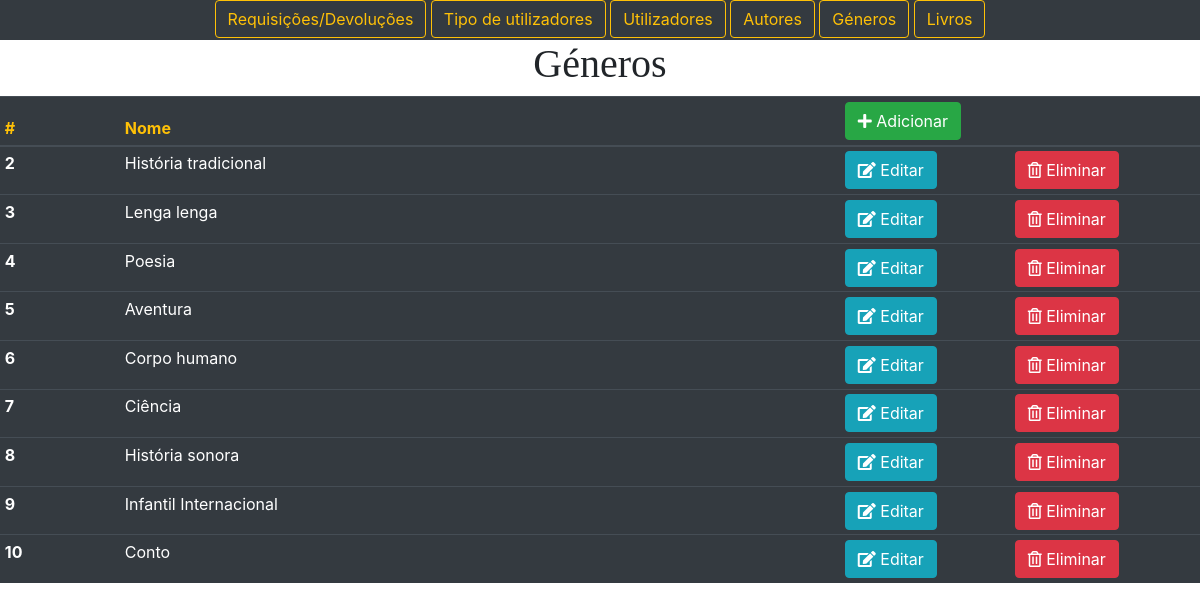
Screenshot of /admin/generos.php with the database file from the repository.
### tables this page shows
CREATE TABLE `06hugo_generos`  (
  `generoId` int(11) NOT NULL AUTO_INCREMENT,
  `generoNome` varchar(45) NOT NULL,
  PRIMARY KEY (`generoId`) USING BTREE
);

### admin/generos.php (the view)
<?php
include_once ("includes/body.inc.php");
drawTop();
?>
<section><h1 style="font-family: 'Agency FB'" align="center">Géneros</h1>
    <div class="table-responsive">
        <table class="table table-sm table-dark">
            <thead>
            <tr style="color: #ffc107">
                <th width="10%" scope="col">#</th>
                <th  width="60%" scope="col">Nome</th>
                <th width="30%"  colspan="2" scope="col">
                    <a href="novoGenero.php" class="btn btn-success"><span class="fas fa-plus"></span> Adicionar </a>
                </th>
            </tr>
            </thead>
            <tbody>
            <?php
            $sql="select * from 06hugo_generos";
            $res=mysqli_query($con,$sql);
            while($dados=mysqli_fetch_array($res)){
                echo"<tr>";
                echo"<th scope=\"row\">".$dados['generoId']."</th>";
                echo"<td>".$dados['generoNome']."</a></td>";
                echo"<td><a href=\"editaGenero.php?id=".$dados['generoId']."\" class=\"btn btn-info\"><span class=\"fas fa-edit\"></span> <span>Editar </span></a>     </td>";
                echo"<td><a href=\"apagaGenero.php?id=".$dados['generoId']."\" class=\"btn btn-danger\"><span class=\"far fa-trash-alt\"></span> <span>Eliminar </span></a></td>";
                echo"</tr>";
            }
            ?>
            </tbody>
        </table>
    </div>
</section>
</body>
</html>

### admin/includes/body.inc.php (shortened to what this page needs)
<?php
function drawTop($menu = MENUON, $opt=HOME, $id=-1)
{ ?>    <!DOCTYPE html>
    <html lang="pt">
    <head>
        <link rel="stylesheet" href="css/bootstrap.css">
        <link rel="stylesheet" href="https://use.fontawesome.com/releases/v5.7.2/css/all.css">
    </head>
<body>    <?php if ($menu) { ?>
    <section>
        <div class="row">
            <div class="col-12 mx-auto bg-dark text-center" style="min-height: 40px;">
                <a href="index.php"><button type="button" class="btn btn-outline-warning ">Requisições/Devoluções</button></a>
                <a href="tipos.php"><button type="button" class="btn btn-outline-warning ">Tipo de utilizadores</button></a>
                <a href="utilizadores.php"><button type="button" class="btn btn-outline-warning ">Utilizadores</button></a>
                <a href="autores.php"><button type="button" class="btn btn-outline-warning ">Autores</button></a>
                <a href="generos.php"><button type="button" class="btn btn-outline-warning ">Géneros</button></a>
                <a href="livros.php"><button type="button" class="btn btn-outline-warning ">Livros</button></a>
            </div>
        </div>
    </section>
<?php
        }
}
?>

### rows the page displays
06hugo_generos: generoId "2", generoNome "História tradicional"
06hugo_generos: generoId "3", generoNome "Lenga lenga"
06hugo_generos: generoId "4", generoNome "Poesia"
06hugo_generos: generoId "5", generoNome "Aventura"
06hugo_generos: generoId "6", generoNome "Corpo humano"
06hugo_generos: generoId "7", generoNome "Ciência"
06hugo_generos: generoId "8", generoNome "História sonora"
06hugo_generos: generoId "9", generoNome "Infantil Internacional"
06hugo_generos: generoId "10", generoNome "Conto"
